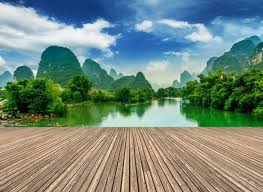
#> input picture Python_Files/Computer_Vision/1.jpeg, 263 x 192 px
$ python main.py
#> lines starting #> are read from the running program, lines starting #| are printed output that depends on the picture; after the words box and inside, x2 and y2 are one past the last pixel; in counts of white or black regions, pixels touching at a corner belong together
from skimage.color import rgb2gray
import numpy as np
import cv2
import matplotlib.pyplot as plt

from scipy import ndimage

image = plt.imread('1.jpeg')
#> image is the input picture: shape (192, 263, 3); mean R, G, B 117.1, 137.1, 125.4
image.shape
plt.imshow(image)

gray = rgb2gray(image)
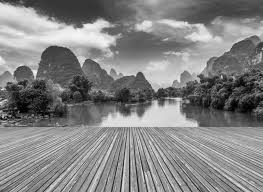
#> gray: shape (192, 263) float64; min 0, max 0.983, mean 0.518
plt.imshow(gray, cmap='gray')
plt.show()
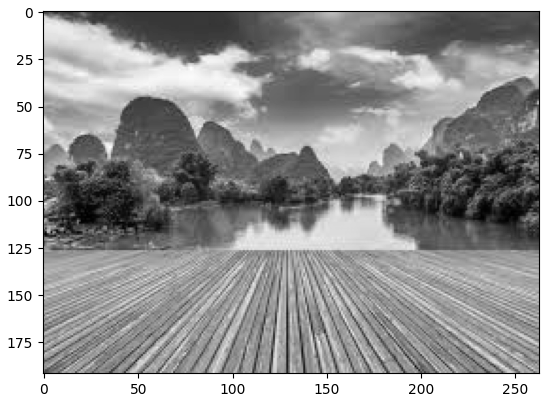
#> figure drawn by matplotlib, 1 panel


gray_r = gray.reshape(gray.shape[0]*gray.shape[1])
for i in range(gray_r.shape[0]):
    if gray_r[i] > gray_r.mean():
        gray_r[i] = 1
    else:
        gray_r[i] = 0
gray = gray_r.reshape(gray.shape[0],gray.shape[1])
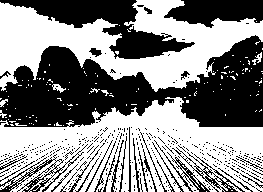
#> gray: shape (192, 263) float64; values 0 (black) and 1 (white), 53.8% white; 427 black regions (395 under 20 px), largest, box (x1, y1, x2, y2) and area: (0, 35, 263, 127) 13431, (0, 0, 195, 59) 4067, (164, 0, 263, 28) 1921
plt.imshow(gray, cmap='gray')
plt.show()
